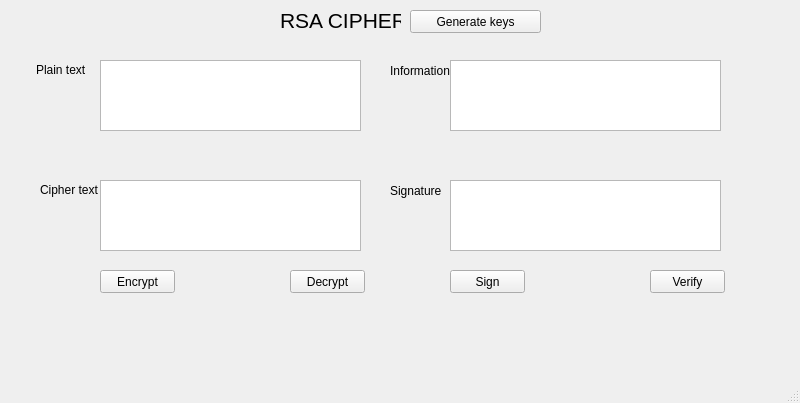
<?xml version="1.0" encoding="UTF-8"?>
<ui version="4.0">
 <class>MainWindow</class>
 <widget class="QMainWindow" name="MainWindow">
  <property name="geometry">
   <rect>
    <x>0</x>
    <y>0</y>
    <width>800</width>
    <height>403</height>
   </rect>
  </property>
  <property name="windowTitle">
   <string>MainWindow</string>
  </property>
  <widget class="QWidget" name="centralwidget">
   <widget class="QLabel" name="label">
    <property name="geometry">
     <rect>
      <x>280</x>
      <y>10</y>
      <width>121</width>
      <height>21</height>
     </rect>
    </property>
    <property name="font">
     <font>
      <pointsize>16</pointsize>
     </font>
    </property>
    <property name="text">
     <string>RSA CIPHER</string>
    </property>
   </widget>
   <widget class="QPushButton" name="btn_gen_key">
    <property name="geometry">
     <rect>
      <x>410</x>
      <y>10</y>
      <width>131</width>
      <height>23</height>
     </rect>
    </property>
    <property name="text">
     <string>Generate keys</string>
    </property>
   </widget>
   <widget class="QLabel" name="label_2">
    <property name="geometry">
     <rect>
      <x>36</x>
      <y>60</y>
      <width>61</width>
      <height>20</height>
     </rect>
    </property>
    <property name="text">
     <string>Plain text</string>
    </property>
   </widget>
   <widget class="QLabel" name="label_3">
    <property name="geometry">
     <rect>
      <x>40</x>
      <y>180</y>
      <width>61</width>
      <height>20</height>
     </rect>
    </property>
    <property name="text">
     <string>Cipher text</string>
    </property>
   </widget>
   <widget class="QLabel" name="label_4">
    <property name="geometry">
     <rect>
      <x>390</x>
      <y>60</y>
      <width>61</width>
      <height>21</height>
     </rect>
    </property>
    <property name="text">
     <string>Information</string>
    </property>
   </widget>
   <widget class="QLabel" name="label_5">
    <property name="geometry">
     <rect>
      <x>390</x>
      <y>180</y>
      <width>61</width>
      <height>21</height>
     </rect>
    </property>
    <property name="text">
     <string>Signature</string>
    </property>
   </widget>
   <widget class="QPlainTextEdit" name="txt_plaintext">
    <property name="geometry">
     <rect>
      <x>100</x>
      <y>60</y>
      <width>261</width>
      <height>71</height>
     </rect>
    </property>
   </widget>
   <widget class="QPlainTextEdit" name="txt_ciphertext">
    <property name="geometry">
     <rect>
      <x>100</x>
      <y>180</y>
      <width>261</width>
      <height>71</height>
     </rect>
    </property>
   </widget>
   <widget class="QPlainTextEdit" name="txt_info">
    <property name="geometry">
     <rect>
      <x>450</x>
      <y>60</y>
      <width>271</width>
      <height>71</height>
     </rect>
    </property>
   </widget>
   <widget class="QPlainTextEdit" name="txt_sign">
    <property name="geometry">
     <rect>
      <x>450</x>
      <y>180</y>
      <width>271</width>
      <height>71</height>
     </rect>
    </property>
   </widget>
   <widget class="QPushButton" name="btn_encrypt">
    <property name="geometry">
     <rect>
      <x>100</x>
      <y>270</y>
      <width>75</width>
      <height>23</height>
     </rect>
    </property>
    <property name="text">
     <string>Encrypt</string>
    </property>
   </widget>
   <widget class="QPushButton" name="btn_decrypt">
    <property name="geometry">
     <rect>
      <x>290</x>
      <y>270</y>
      <width>75</width>
      <height>23</height>
     </rect>
    </property>
    <property name="text">
     <string>Decrypt</string>
    </property>
   </widget>
   <widget class="QPushButton" name="btn_sign">
    <property name="geometry">
     <rect>
      <x>450</x>
      <y>270</y>
      <width>75</width>
      <height>23</height>
     </rect>
    </property>
    <property name="text">
     <string>Sign</string>
    </property>
   </widget>
   <widget class="QPushButton" name="btn_verify">
    <property name="geometry">
     <rect>
      <x>650</x>
      <y>270</y>
      <width>75</width>
      <height>23</height>
     </rect>
    </property>
    <property name="text">
     <string>Verify</string>
    </property>
   </widget>
  </widget>
  <widget class="QMenuBar" name="menubar">
   <property name="geometry">
    <rect>
     <x>0</x>
     <y>0</y>
     <width>800</width>
     <height>21</height>
    </rect>
   </property>
  </widget>
  <widget class="QStatusBar" name="statusbar"/>
 </widget>
 <resources/>
 <connections/>
</ui>
